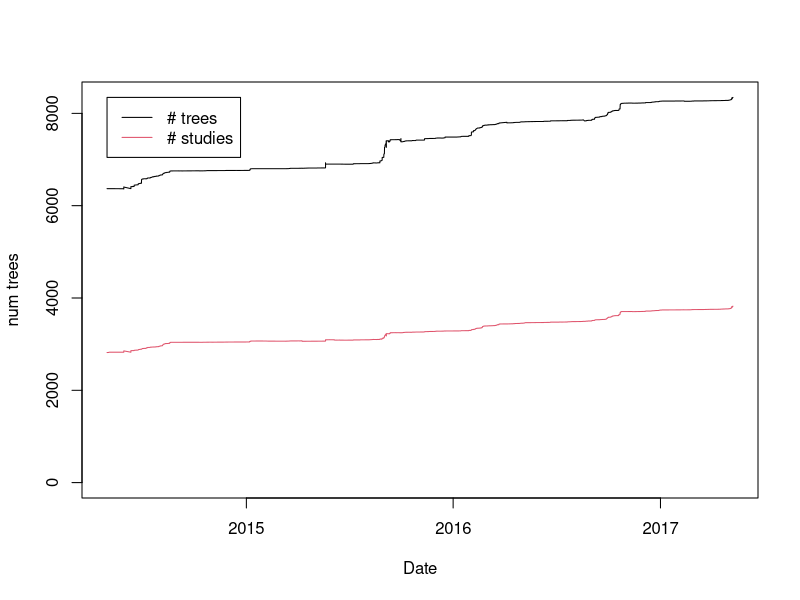

The R script that drew this image:
d = read.table('num-altering-study-tree-by-sha.tsv', header=TRUE, sep="\t");
print(d);
dt = as.POSIXct(d$timestamp, origin="1970-01-01");
print(dt);

pdf("ot-phylesystem-time-series.pdf");
plot(dt, d$numtrees,
     xlab="Date", ylab="num trees",
     ylim=c(0, max(d$numtrees)),
     type="l",
     col=1);
lines(dt, d$numstudies, col=2);
legend(min(dt),
       max(d$numtrees),
       c("# trees", "# studies"),
       lty=c(1,1),
       col=c(1, 2))
dev.off();